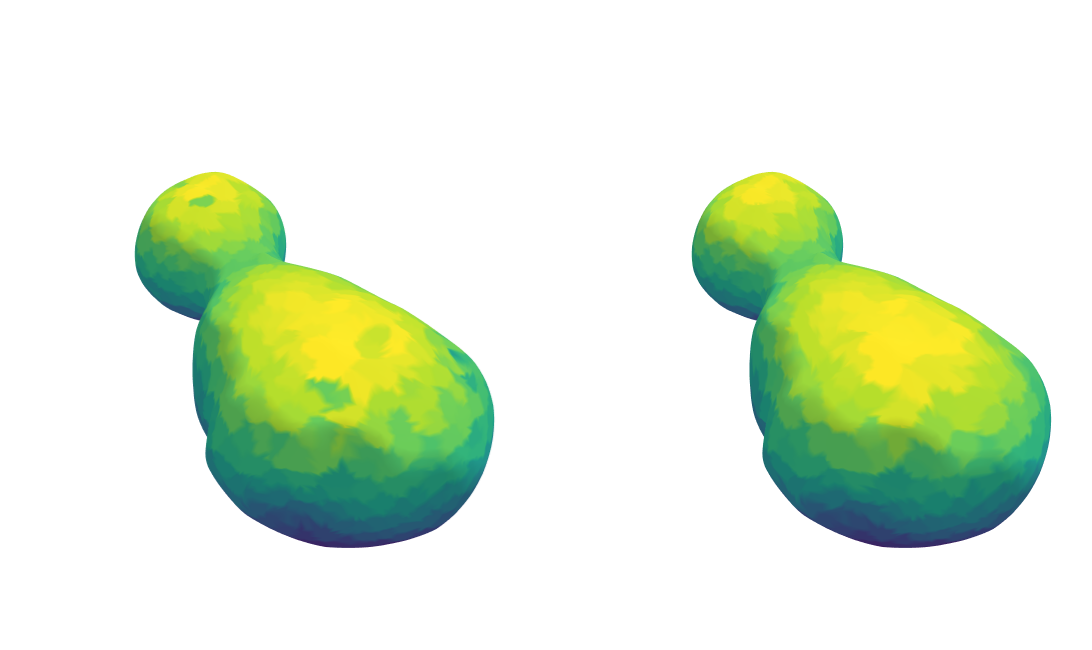

This figure's notebook cell:
### Code cell
import plotly.graph_objects as go
from plotly.subplots import make_subplots

fig = make_subplots(
    rows=1, cols=2,
    specs=[[{'type': 'mesh3d'}] * 2],
    horizontal_spacing=0.02,   # reduce gap between panels
)

fig.add_trace(
    go.Mesh3d(
        x=mesh.v[:, 0], y=mesh.v[:, 1], z=mesh.v[:, 2],
        i=mesh.f[:, 0], j=mesh.f[:, 1], k=mesh.f[:, 2],
        intensity=vertex_owner,
        colorscale='Viridis',
        showscale=False,        # <- big whitespace culprit
    ),
    row=1, col=1
)

fig.add_trace(
    go.Mesh3d(
        x=mesh.v[:, 0], y=mesh.v[:, 1], z=mesh.v[:, 2],
        i=mesh.f[:, 0], j=mesh.f[:, 1], k=mesh.f[:, 2],
        intensity=owner,
        colorscale='Viridis',
        showscale=False,
    ),
    row=1, col=2
)

# Tight scene settings
scene_common = dict(
    aspectmode='data',
    xaxis=dict(visible=False),
    yaxis=dict(visible=False),
    zaxis=dict(visible=False),
)

fig.update_layout(
    scene=scene_common,
    scene2=scene_common,

    # Make figure physically larger
    width=1400,
    height=650,

    # Remove outer margins
    margin=dict(l=0, r=0, t=30, b=0),
)

fig.show()

### Figure 1 — Plotly figure (JSON) as saved in the notebook; plotly's stock layout.template omitted (floating-point values rounded to 4 significant figures; data arrays with more than 128 entries replaced by an {"elided": "..."} marker saying what was removed)
{"data": [{"colorscale": [[0, "#440154"], [0.1111, "#482878"], [0.2222, "#3e4989"], [0.3333, "#31688e"], [0.4444, "#26828e"], [0.5556, "#1f9e89"], [0.6667, "#35b779"], [0.7778, "#6ece58"], [0.8889, "#b5de2b"], [1, "#fde725"]], "i": {"elided": "35998 int values"}, "intensity": {"elided": "18001 int values"}, "j": {"elided": "35998 int values"}, "k": {"elided": "35998 int values"}, "scene": "scene", "showscale": false, "type": "mesh3d", "x": {"elided": "18001 float values"}, "y": {"elided": "18001 float values"}, "z": {"elided": "18001 float values"}}, {"colorscale": [[0, "#440154"], [0.1111, "#482878"], [0.2222, "#3e4989"], [0.3333, "#31688e"], [0.4444, "#26828e"], [0.5556, "#1f9e89"], [0.6667, "#35b779"], [0.7778, "#6ece58"], [0.8889, "#b5de2b"], [1, "#fde725"]], "i": {"elided": "35998 int values"}, "intensity": {"elided": "18001 int values"}, "j": {"elided": "35998 int values"}, "k": {"elided": "35998 int values"}, "scene": "scene2", "showscale": false, "type": "mesh3d", "x": {"elided": "18001 float values"}, "y": {"elided": "18001 float values"}, "z": {"elided": "18001 float values"}}], "layout": {"height": 650, "margin": {"b": 0, "l": 0, "r": 0, "t": 30}, "scene": {"aspectmode": "data", "domain": {"x": [0, 0.49], "y": [0, 1]}, "xaxis": {"visible": false}, "yaxis": {"visible": false}, "zaxis": {"visible": false}}, "scene2": {"aspectmode": "data", "domain": {"x": [0.51, 1], "y": [0, 1]}, "xaxis": {"visible": false}, "yaxis": {"visible": false}, "zaxis": {"visible": false}}, "width": 1400}}
